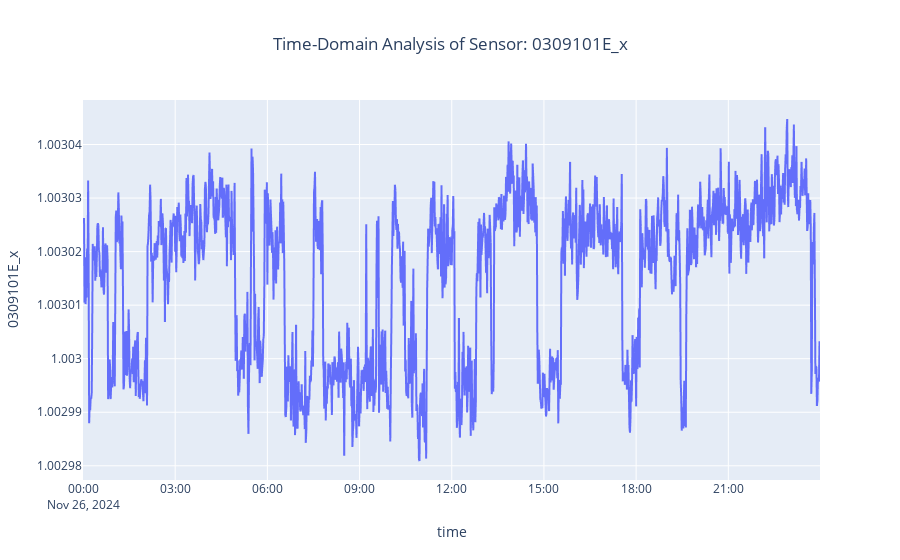
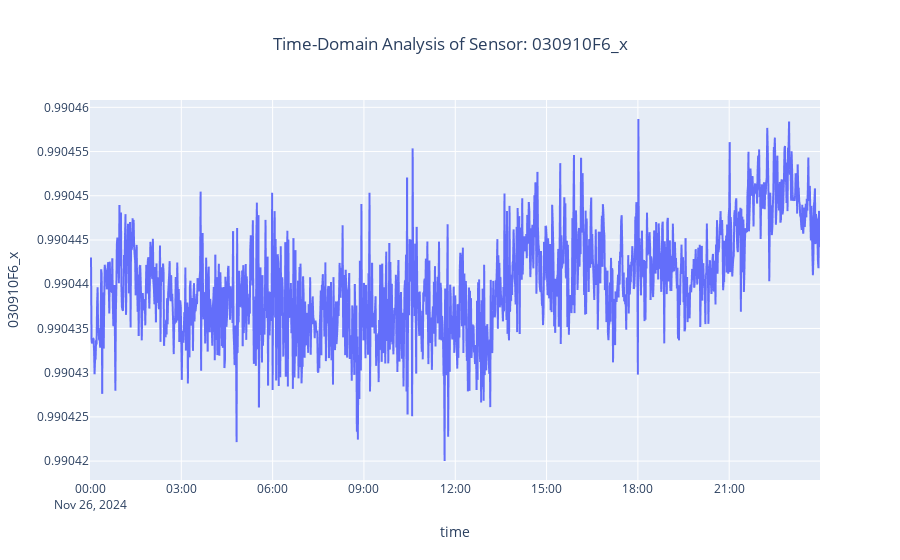
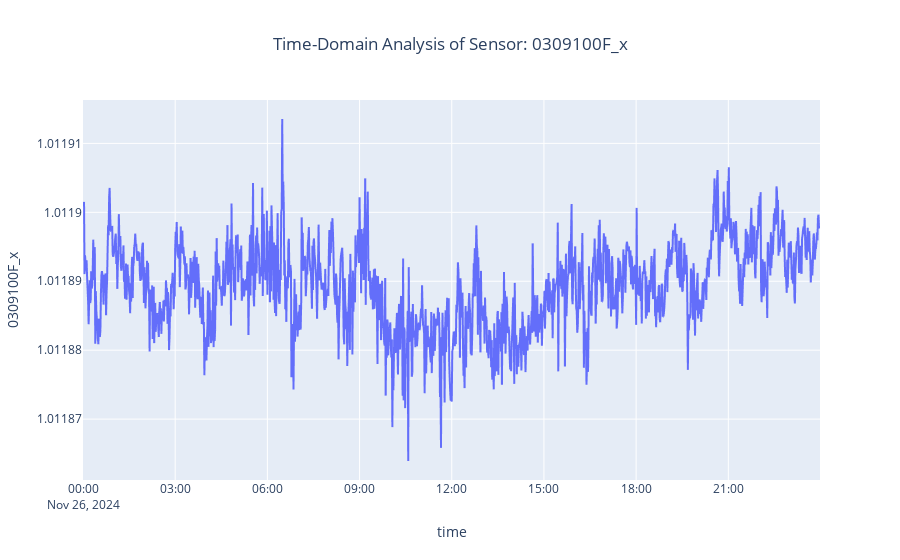
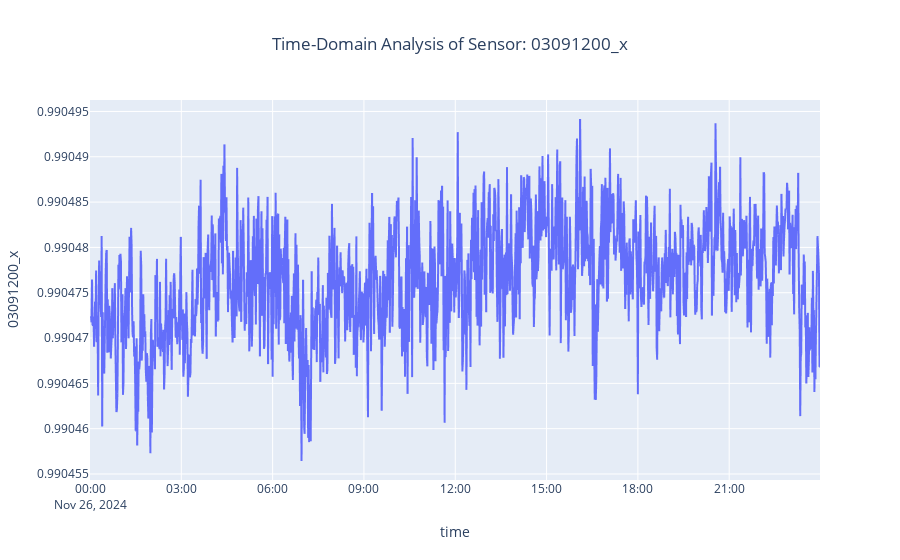

Notebook source saved alongside these figures, in order:
### Code cell
import plotly.express as px

output_dir = '/Users/thomas/Desktop/Desktop/github_repos/industry_time_series/'

# Loop through each sensor and create a separate plot
for sensor in sensors:
    fig = px.line(
        df_by_min, 
        x=df_by_min.index, 
        y=sensor, 
        title=f"Time-Domain Analysis of Sensor: {sensor}",
        labels={"x": "Time", "y": "Acceleration"}
    )
    fig.update_layout(title_x=0.5)  # Center the title
    fig.show()

    filename = f"{output_dir}sensor_{sensor}.png"
    #fig.write_image(filename)
    print(f"Saved: {filename}")

for key, value in campate_sensors.items():
    print(key,':', value)

### Figure 1 — Plotly figure (JSON) as saved in the notebook; plotly's stock layout.template omitted (floating-point values rounded to 4 significant figures; data arrays with more than 128 entries replaced by an {"elided": "..."} marker saying what was removed)
{"data": [{"hovertemplate": "time=%{x}<br>0309101E_x=%{y}<extra></extra>", "legendgroup": "", "line": {"color": "#636efa", "dash": "solid"}, "marker": {"symbol": "circle"}, "mode": "lines", "name": "", "showlegend": false, "type": "scattergl", "x": {"elided": "1440 str values"}, "xaxis": "x", "y": {"elided": "1440 float values"}, "yaxis": "y"}], "layout": {"legend": {"tracegroupgap": 0}, "title": {"text": "Time-Domain Analysis of Sensor: 0309101E_x", "x": 0.5}, "xaxis": {"anchor": "y", "domain": [0, 1], "title": {"text": "time"}}, "yaxis": {"anchor": "x", "domain": [0, 1], "title": {"text": "0309101E_x"}}}}

### Figure 2 — Plotly figure (JSON) as saved in the notebook; plotly's stock layout.template omitted (floating-point values rounded to 4 significant figures; data arrays with more than 128 entries replaced by an {"elided": "..."} marker saying what was removed)
{"data": [{"hovertemplate": "time=%{x}<br>030910F6_x=%{y}<extra></extra>", "legendgroup": "", "line": {"color": "#636efa", "dash": "solid"}, "marker": {"symbol": "circle"}, "mode": "lines", "name": "", "showlegend": false, "type": "scattergl", "x": {"elided": "1440 str values"}, "xaxis": "x", "y": {"elided": "1440 float values"}, "yaxis": "y"}], "layout": {"legend": {"tracegroupgap": 0}, "title": {"text": "Time-Domain Analysis of Sensor: 030910F6_x", "x": 0.5}, "xaxis": {"anchor": "y", "domain": [0, 1], "title": {"text": "time"}}, "yaxis": {"anchor": "x", "domain": [0, 1], "title": {"text": "030910F6_x"}}}}

### Figure 3 — Plotly figure (JSON) as saved in the notebook; plotly's stock layout.template omitted (floating-point values rounded to 4 significant figures; data arrays with more than 128 entries replaced by an {"elided": "..."} marker saying what was removed)
{"data": [{"hovertemplate": "time=%{x}<br>0309100F_x=%{y}<extra></extra>", "legendgroup": "", "line": {"color": "#636efa", "dash": "solid"}, "marker": {"symbol": "circle"}, "mode": "lines", "name": "", "showlegend": false, "type": "scattergl", "x": {"elided": "1440 str values"}, "xaxis": "x", "y": {"elided": "1440 float values"}, "yaxis": "y"}], "layout": {"legend": {"tracegroupgap": 0}, "title": {"text": "Time-Domain Analysis of Sensor: 0309100F_x", "x": 0.5}, "xaxis": {"anchor": "y", "domain": [0, 1], "title": {"text": "time"}}, "yaxis": {"anchor": "x", "domain": [0, 1], "title": {"text": "0309100F_x"}}}}

### Figure 4 — Plotly figure (JSON) as saved in the notebook; plotly's stock layout.template omitted (floating-point values rounded to 4 significant figures; data arrays with more than 128 entries replaced by an {"elided": "..."} marker saying what was removed)
{"data": [{"hovertemplate": "time=%{x}<br>03091200_x=%{y}<extra></extra>", "legendgroup": "", "line": {"color": "#636efa", "dash": "solid"}, "marker": {"symbol": "circle"}, "mode": "lines", "name": "", "showlegend": false, "type": "scattergl", "x": {"elided": "1440 str values"}, "xaxis": "x", "y": {"elided": "1440 float values"}, "yaxis": "y"}], "layout": {"legend": {"tracegroupgap": 0}, "title": {"text": "Time-Domain Analysis of Sensor: 03091200_x", "x": 0.5}, "xaxis": {"anchor": "y", "domain": [0, 1], "title": {"text": "time"}}, "yaxis": {"anchor": "x", "domain": [0, 1], "title": {"text": "03091200_x"}}}}
